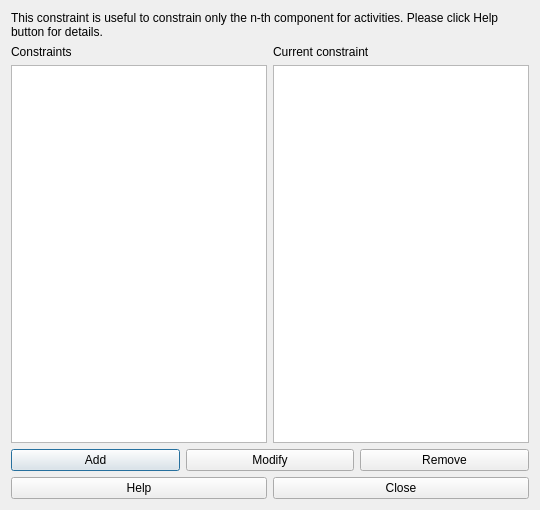
<?xml version="1.0" encoding="UTF-8"?>
<ui version="4.0">
 <class>ConstraintSubactivitiesPreferredTimeSlotsForm_template</class>
 <widget class="QDialog" name="ConstraintSubactivitiesPreferredTimeSlotsForm_template">
  <property name="geometry">
   <rect>
    <x>0</x>
    <y>0</y>
    <width>540</width>
    <height>510</height>
   </rect>
  </property>
  <property name="windowTitle">
   <string>Constraints subactivities preferred time slots</string>
  </property>
  <layout class="QGridLayout" name="gridLayout">
   <item row="0" column="0" colspan="2">
    <widget class="QLabel" name="instructionsTextLabel_2">
     <property name="sizePolicy">
      <sizepolicy hsizetype="Minimum" vsizetype="Minimum">
       <horstretch>0</horstretch>
       <verstretch>0</verstretch>
      </sizepolicy>
     </property>
     <property name="text">
      <string>This constraint is useful to constrain only the n-th component for activities. Please click Help button for details.</string>
     </property>
     <property name="wordWrap">
      <bool>true</bool>
     </property>
    </widget>
   </item>
   <item row="1" column="0">
    <layout class="QVBoxLayout" name="verticalLayout_2">
     <item>
      <widget class="QLabel" name="constraintsTextLabel">
       <property name="frameShape">
        <enum>QFrame::NoFrame</enum>
       </property>
       <property name="frameShadow">
        <enum>QFrame::Plain</enum>
       </property>
       <property name="text">
        <string>Constraints</string>
       </property>
       <property name="wordWrap">
        <bool>false</bool>
       </property>
      </widget>
     </item>
     <item>
      <widget class="QListWidget" name="constraintsListWidget"/>
     </item>
    </layout>
   </item>
   <item row="1" column="1">
    <layout class="QVBoxLayout" name="verticalLayout">
     <item>
      <widget class="QLabel" name="currentConstraintTextLabel">
       <property name="text">
        <string>Current constraint</string>
       </property>
       <property name="wordWrap">
        <bool>false</bool>
       </property>
      </widget>
     </item>
     <item>
      <widget class="QPlainTextEdit" name="currentConstraintTextEdit"/>
     </item>
    </layout>
   </item>
   <item row="2" column="0" colspan="2">
    <layout class="QHBoxLayout" name="horizontalLayout">
     <item>
      <widget class="QPushButton" name="addConstraintPushButton">
       <property name="text">
        <string>Add</string>
       </property>
      </widget>
     </item>
     <item>
      <widget class="QPushButton" name="modifyConstraintPushButton">
       <property name="text">
        <string>Modify</string>
       </property>
      </widget>
     </item>
     <item>
      <widget class="QPushButton" name="removeConstraintPushButton">
       <property name="text">
        <string>Remove</string>
       </property>
      </widget>
     </item>
    </layout>
   </item>
   <item row="3" column="0" colspan="2">
    <layout class="QHBoxLayout" name="horizontalLayout_2">
     <item>
      <widget class="QPushButton" name="helpPushButton">
       <property name="text">
        <string>Help</string>
       </property>
      </widget>
     </item>
     <item>
      <widget class="QPushButton" name="closePushButton">
       <property name="text">
        <string>Close</string>
       </property>
      </widget>
     </item>
    </layout>
   </item>
  </layout>
 </widget>
 <layoutdefault spacing="6" margin="11"/>
 <resources/>
 <connections/>
</ui>
